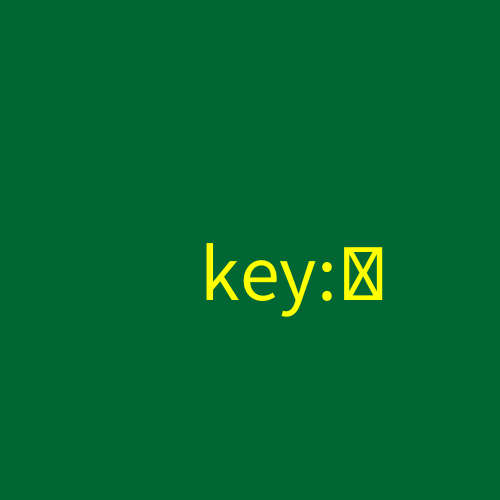
Frame 1 (no input)
Frame 60 (the mouse pressed at the canvas centre just before this capture): identical to frame 1, image omitted
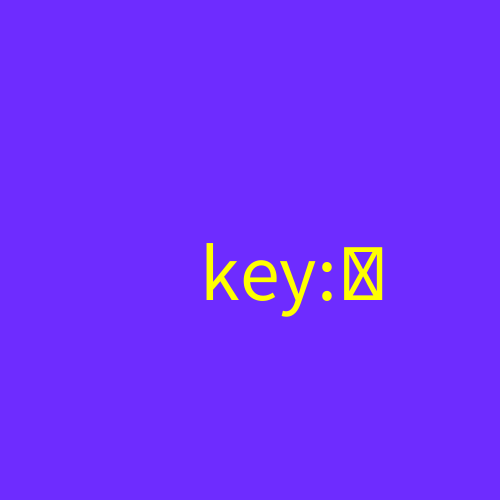
Frame 120 (the mouse held since frame 60 and released just before this capture)

The Processing sketch that drew these frames (run headless with seeded random() and noise(); from frame 60 on, the mouse is pressed at the canvas centre):

// Processing sketch: week02_1_void_setup_void_draw_fill_textSize_text_key
// ── week02_1_void_setup_void_draw_fill_textSize_text_key.pde
// week02_1_void_setup_void_draw_fill_textSize_text_key
// 鍵盤的操作,與上週的 mouse 結合
// File-Preference 字型放大

void setup(){ // 設定函式
  size(500, 500); // 視窗大小
}

void draw(){
  if(mousePressed) background(#6E2CFF);
  else background(#006734); // 用 Tool-Color 選擇器
  fill(255, 255, 0); // 黃色填色
  textSize(80); // 字的大小
  text("key:" + key, 200, 300); // 關注音輸入法,才能收 key
}
